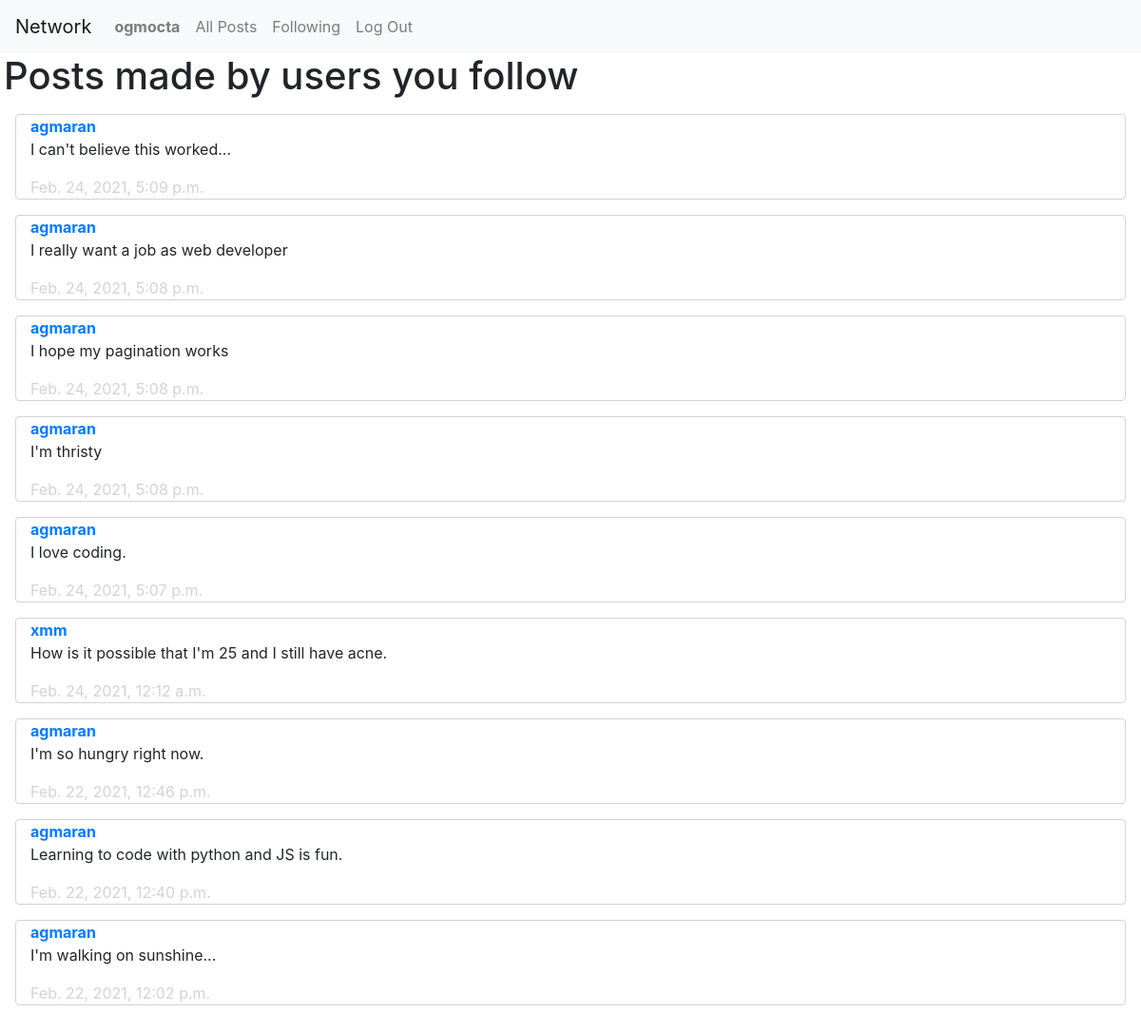
/1/following (signed in), run on an earlier commit of the app's database.
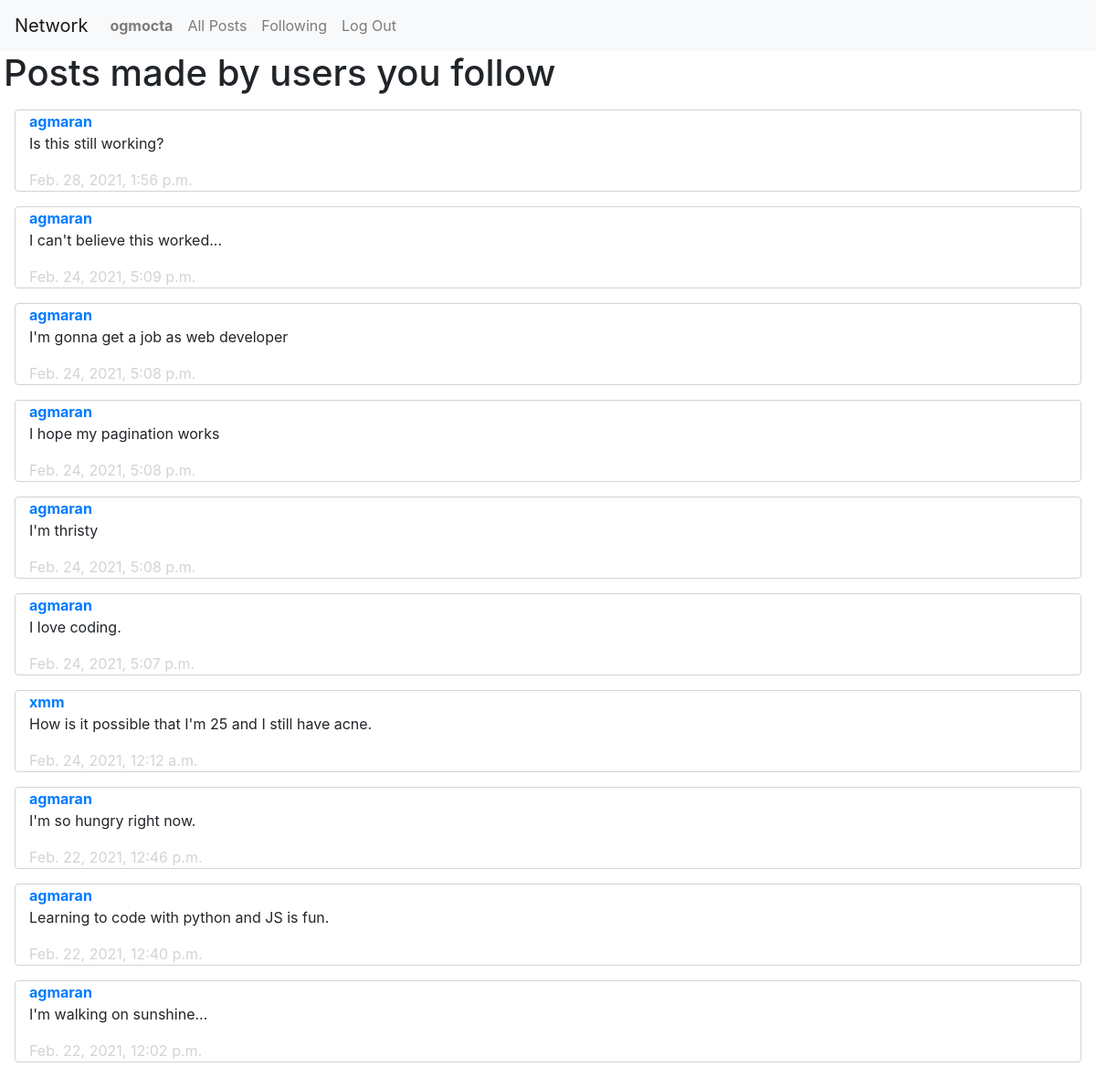
And on a later commit of the database.
### network/models.py (models this page shows, shortened)
class Post(models.Model):
    poster = models.ForeignKey(
        User, on_delete=models.CASCADE, related_name="my_posts")
    content = models.TextField()
    timestamp = models.DateTimeField(auto_now_add=True)
    likes = models.ManyToManyField(
        User, related_name="liked_posts")

class User(AbstractUser):
    pass

### network/views.py (the view)
# urls.py: path("<int:page_num>/following", views.following, name="following"),
def following(request, page_num):
    follows = Follow.objects.filter(follower=request.user)
    message = ''
    if not follows:
        message = "You don't follow any users."
    following = []
    for follow in follows:
        following.append(follow.following)
    posts = Post.objects.filter(poster__in=following)
    posts = posts.order_by("-timestamp").all()
    post_paginator = Paginator(posts, 10)
    page = post_paginator.get_page(page_num)
    if not posts and follows:
        message = "The users that you follow have not made any posts yet."
    return render(request, "network/following.html", {
        "page": page,
        "message": message
    })

### network/templates/network/following.html (shortened to what this page needs)
{% extends "network/layout.html" %}
{% load static %}
{% block body %}
<h1 class="ml-1">Posts made by users you follow</h1>
<div id="my-posts">
    {% for post in page.object_list %}
    <div data-post={{post.id}} class="container col-12 post">
        <a href="{% url 'profile' 1 post.poster %}"><strong>{{ post.poster }}</strong></a>
        <p>{{post.content}}</p>
        <div class="timestamp">{{post.timestamp}}</div>
    </div>
    {% endfor %}
</div>
{% endblock %}

What changed in the data, as far as the page shows it:
added Post: poster "agmaran", content "Is this still working?", timestamp "Feb. 28, 2021, 1:56 p.m."
changed Post: content "I really want a job as web developer" → "I'm gonna get a job as web developer"
